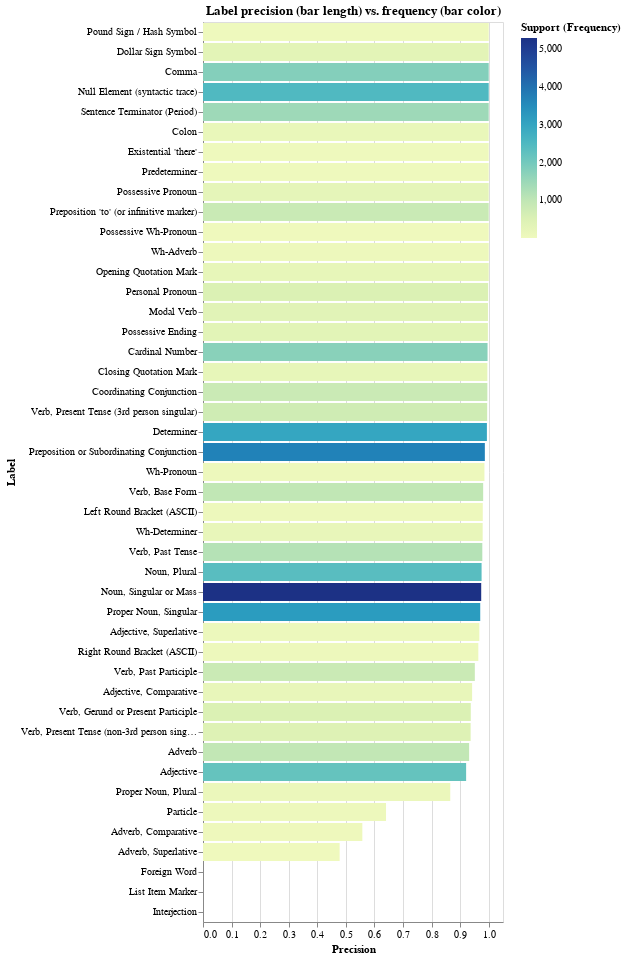

The cell this chart's notebook holds for it:
### Markdown cell above
## Gráfico 3 - Comparação entre precisão e frequência

Mostra uma comparação mais direta entre a precisão e a frequência de determinada classe de palavras. A classe com maior frequência, que é a de substantivos, ficou no meio do ranking de precisão, mas ainda mantendo uma precisão elevada.

### Code cell
chart_combined = alt.Chart(df_with_support).mark_bar().encode(
    y=alt.Y('label:N',
          title='Label',
          sort='-x'),

    x=alt.X('precision:Q',
          title='Precision',
          scale=alt.Scale(domain=[0, 1.05])),

    color=alt.Color('support:Q',
                  title='Support (Frequency)',
                  scale=alt.Scale(range='heatmap')),

    tooltip=['label', 'precision', 'support', 'f1-score']
).properties(
    title='Label precision (bar length) vs. frequency (bar color)'
).interactive()

chart_combined

### Figure 1 — Vega-Lite specification as saved in the notebook (floating-point values rounded to 4 significant figures)
{"config": {"view": {"continuousWidth": 300, "continuousHeight": 300}}, "data": {"name": "data-97bc76e6130da5ec3c744f328bddac16"}, "mark": {"type": "bar"}, "encoding": {"color": {"field": "support", "scale": {"range": "heatmap"}, "title": "Support (Frequency)", "type": "quantitative"}, "tooltip": [{"field": "label", "type": "nominal"}, {"field": "precision", "type": "quantitative"}, {"field": "support", "type": "quantitative"}, {"field": "f1-score", "type": "quantitative"}], "x": {"field": "precision", "scale": {"domain": [0, 1.05]}, "title": "Precision", "type": "quantitative"}, "y": {"field": "label", "sort": "-x", "title": "Label", "type": "nominal"}}, "params": [{"name": "param_8", "select": {"type": "interval", "encodings": ["x", "y"]}, "bind": "scales"}], "title": "Label precision (bar length) vs. frequency (bar color)", "$schema": "https://vega.github.io/schema/vega-lite/v5.20.1.json", "datasets": {"data-97bc76e6130da5ec3c744f328bddac16": [{"label": "Pound Sign / Hash Symbol", "precision": 1.0, "recall": 1.0, "f1-score": 1.0, "support": 15}, {"label": "Dollar Sign Symbol", "precision": 1.0, "recall": 1.0, "f1-score": 1.0, "support": 329}, {"label": "Closing Quotation Mark", "precision": 0.9952, "recall": 1.0, "f1-score": 0.9976, "support": 208}, {"label": "Comma", "precision": 1.0, "recall": 1.0, "f1-score": 1.0, "support": 1790}, {"label": "Left Round Bracket (ASCII)", "precision": 0.9792, "recall": 0.8868, "f1-score": 0.9307, "support": 53}, {"label": "Null Element (syntactic trace)", "precision": 1.0, "recall": 1.0, "f1-score": 1.0, "support": 2486}, {"label": "Right Round Bracket (ASCII)", "precision": 0.9636, "recall": 0.9464, "f1-score": 0.955, "support": 56}, {"label": "Sentence Terminator (Period)", "precision": 1.0, "recall": 1.0, "f1-score": 1.0, "support": 1466}, {"label": "Colon", "precision": 1.0, "recall": 0.9937, "f1-score": 0.9968, "support": 158}, {"label": "Coordinating Conjunction", "precision": 0.9952, "recall": 0.994, "f1-score": 0.9946, "support": 829}, {"label": "Cardinal Number", "precision": 0.9959, "recall": 0.9907, "f1-score": 0.9933, "support": 1724}, {"label": "Determiner", "precision": 0.9936, "recall": 0.9963, "f1-score": 0.995, "support": 2979}, {"label": "Existential 'there'", "precision": 1.0, "recall": 1.0, "f1-score": 1.0, "support": 29}, {"label": "Foreign Word", "precision": 0.0, "recall": 0.0, "f1-score": 0.0, "support": 1}, {"label": "Preposition or Subordinating Conjunction", "precision": 0.9865, "recall": 0.9811, "f1-score": 0.9838, "support": 3713}, {"label": "Adjective", "precision": 0.9209, "recall": 0.9472, "f1-score": 0.9339, "support": 2177}, {"label": "Adjective, Comparative", "precision": 0.9419, "recall": 0.871, "f1-score": 0.905, "support": 186}, {"label": "Adjective, Superlative", "precision": 0.9672, "recall": 0.831, "f1-score": 0.8939, "support": 71}, {"label": "List Item Marker", "precision": 0.0, "recall": 0.0, "f1-score": 0.0, "support": 3}, {"label": "Modal Verb", "precision": 0.9974, "recall": 1.0, "f1-score": 0.9987, "support": 381}, {"label": "Noun, Singular or Mass", "precision": 0.9737, "recall": 0.9592, "f1-score": 0.9664, "support": 5298}, {"label": "Proper Noun, Singular", "precision": 0.9703, "recall": 0.9848, "f1-score": 0.9775, "support": 3218}, {"label": "Proper Noun, Plural", "precision": 0.8654, "recall": 0.3947, "f1-score": 0.5422, "support": 114}, {"label": "Noun, Plural", "precision": 0.9751, "recall": 0.9962, "f1-score": 0.9855, "support": 2356}, {"label": "Predeterminer", "precision": 1.0, "recall": 0.625, "f1-score": 0.7692, "support": 16}, {"label": "Possessive Ending", "precision": 0.9971, "recall": 0.9971, "f1-score": 0.9971, "support": 348}, {"label": "Personal Pronoun", "precision": 0.9981, "recall": 1.0, "f1-score": 0.999, "support": 521}, {"label": "Possessive Pronoun", "precision": 1.0, "recall": 1.0, "f1-score": 1.0, "support": 257}, {"label": "Adverb", "precision": 0.9315, "recall": 0.9334, "f1-score": 0.9324, "support": 976}, {"label": "Adverb, Comparative", "precision": 0.5577, "recall": 0.7436, "f1-score": 0.6374, "support": 39}, {"label": "Adverb, Superlative", "precision": 0.4783, "recall": 0.8462, "f1-score": 0.6111, "support": 13}, {"label": "Particle", "precision": 0.6406, "recall": 0.7193, "f1-score": 0.6777, "support": 57}, {"label": "Preposition 'to' (or infinitive marker)", "precision": 1.0, "recall": 1.0, "f1-score": 1.0, "support": 847}, {"label": "Interjection", "precision": 0.0, "recall": 0.0, "f1-score": 0.0, "support": 1}, {"label": "Verb, Base Form", "precision": 0.9806, "recall": 0.9667, "f1-score": 0.9736, "support": 992}, {"label": "Verb, Past Tense", "precision": 0.9776, "recall": 0.9734, "f1-score": 0.9755, "support": 1165}, {"label": "Verb, Gerund or Present Participle", "precision": 0.9373, "recall": 0.9549, "f1-score": 0.946, "support": 532}, {"label": "Verb, Past Participle", "precision": 0.9514, "recall": 0.9514, "f1-score": 0.9514, "support": 823}, {"label": "Verb, Present Tense (non-3rd person singular)", "precision": 0.9367, "recall": 0.9758, "f1-score": 0.9559, "support": 455}, {"label": "Verb, Present Tense (3rd person singular)", "precision": 0.9945, "recall": 0.9785, "f1-score": 0.9865, "support": 745}, {"label": "Wh-Determiner", "precision": 0.9788, "recall": 0.9946, "f1-score": 0.9867, "support": 186}, {"label": "Wh-Pronoun", "precision": 0.9851, "recall": 1.0, "f1-score": 0.9925, "support": 66}, {"label": "Possessive Wh-Pronoun", "precision": 1.0, "recall": 1.0, "f1-score": 1.0, "support": 6}, {"label": "Wh-Adverb", "precision": 1.0, "recall": 1.0, "f1-score": 1.0, "support": 67}, {"label": "Opening Quotation Mark", "precision": 1.0, "recall": 1.0, "f1-score": 1.0, "support": 213}]}}
